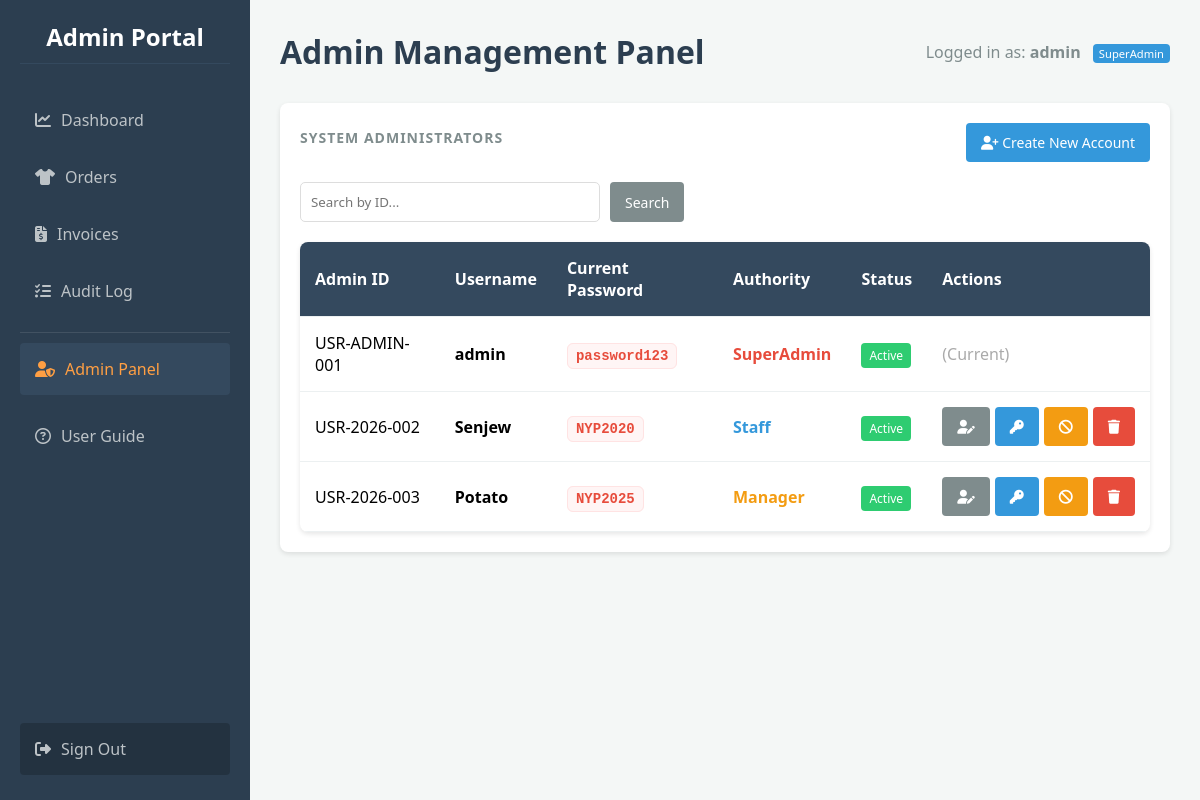
Screenshot of /admin/panel (signed in) with the database file from the repository.
### app.py (models this page shows)
class User(db.Model):
    id = db.Column(db.Integer, primary_key=True)
    custom_id = db.Column(db.String(50), unique=True)
    username = db.Column(db.String(100), unique=True, nullable=False)
    password = db.Column(db.String(100), nullable=False)
    role = db.Column(db.String(20), default='Staff')
    is_suspended = db.Column(db.Boolean, default=False)
    must_change_password = db.Column(db.Boolean, default=False)

### app.py (the view)
@app.route('/admin/panel')
@admin_required
def admin_panel():
    search_q = request.args.get('q', '')
    query = User.query
    if search_q: query = query.filter(User.custom_id.like(f"%{search_q}%"))
    users = query.all()
    return render_template('admin_panel.html', users=users)

### app.py (called while the page is built)
@app.before_request
def load_user():
    g.user = None
    if 'user_id' in session: g.user = User.query.get(session['user_id'])

def admin_required(f):
    @wraps(f)
    def decorated_function(*args, **kwargs):
        if not g.user or g.user.role != 'SuperAdmin':
            flash("Access Denied: You do not have permission to view this page.", "danger")
            return redirect(url_for('dashboard'))
        return f(*args, **kwargs)
    return decorated_function

### templates/admin_panel.html (shortened to what this page needs)
{% extends "base.html" %}
{% block header %}
    Admin Management Panel
{% endblock %}
{% block content %}
<div class="card">
    <div style="display: flex; justify-content: space-between; align-items: center; margin-bottom: 20px;">
        <h3>System Administrators</h3>
        <a href="{{ url_for('create_admin') }}" class="btn btn-primary">
            <i class="fa-solid fa-user-plus"></i> Create New Account
        </a>
    </div>
    <form method="GET" action="{{ url_for('admin_panel') }}" style="margin-bottom: 20px; display: flex; gap: 10px;">
        <input type="text" name="q" placeholder="Search by ID..." value="{{ request.args.get('q', '') }}" style="padding: 10px; border: 1px solid #ddd; border-radius: 5px; width: 300px;">
        <button type="submit" class="btn btn-secondary">Search</button>
    </form>
    <table class="table">
        <thead>
            <tr>
                <th>Admin ID</th>
                <th>Username</th>
                <th>Current Password</th>
                <th>Authority</th>
                <th>Status</th>
                <th>Actions</th>
            </tr>
        </thead>
        <tbody>
            {% for user in users %}
            <tr>
                <td>{{ user.custom_id }}</td>
                <td><strong>{{ user.username }}</strong></td>
                <td><span class="password-display">{{ user.password }}</span></td>
                <td>
                    {% if user.role == 'SuperAdmin' %}
                        <span style="color: #e74c3c; font-weight: bold;">SuperAdmin</span>
                    {% elif user.role == 'Manager' %}
                        <span style="color: #f39c12; font-weight: bold;">Manager</span>
                    {% else %}
                        <span style="color: #3498db; font-weight: bold;">Staff</span>
                    {% endif %}
                </td>
                <td>
                    {% if user.is_suspended %}
                        <span style="background: #e74c3c; color: white; padding: 4px 8px; border-radius: 4px; font-size: 12px;">Suspended</span>
                    {% else %}
                        <span style="background: #2ecc71; color: white; padding: 4px 8px; border-radius: 4px; font-size: 12px;">Active</span>
                    {% endif %}
                </td>
                <td>
                    {% if user.id != g.user.id %}
                        <div style="display: flex; gap: 5px;">
                            <a href="{{ url_for('edit_admin', user_id=user.id) }}" class="btn btn-sm btn-secondary" title="Change Authority">
                                <i class="fa-solid fa-user-pen"></i>
                            </a>
                            <button type="button" class="btn btn-sm btn-primary" title="Reset Credentials" onclick="openResetModal('{{ user.id }}', '{{ user.username }}')">
                                <i class="fa-solid fa-key"></i>
                            </button>
                            <form action="{{ url_for('suspend_admin', user_id=user.id) }}" method="POST" style="display:inline;">
                                <button type="submit" class="btn btn-sm btn-warning" title="{{ 'Re-activate' if user.is_suspended else 'Suspend' }}">
                                    <i class="fa-solid {{ 'fa-check' if user.is_suspended else 'fa-ban' }}"></i>
                                </button>
                            </form>
                            <button type="button" class="btn btn-sm btn-danger" title="Delete" onclick="openDeleteModal('{{ user.id }}', '{{ user.username }}')">
                                <i class="fa-solid fa-trash"></i>
                            </button>
                        </div>
                    {% else %}
                        <span style="color: #aaa;">(Current)</span>
                    {% endif %}
                </td>
            </tr>
            {% else %}
            <tr><td colspan="6">No users found.</td></tr>
            {% endfor %}
        </tbody>
    </table>
</div>
{% endblock %}

### templates/base.html (shortened to what this page needs)
<!DOCTYPE html>
<html lang="en">
<head>
    <link rel="stylesheet" href="https://cdnjs.cloudflare.com/ajax/libs/font-awesome/6.4.0/css/all.min.css">
    <link rel="stylesheet" href="{{ url_for('static', filename='style.css') }}">
</head>
<body>
    <nav class="sidebar">
        <h2>Admin Portal</h2>
        <a href="{{ url_for('dashboard') }}" class="{{ 'active' if request.path == '/dashboard' else '' }}">
            <i class="fa-solid fa-chart-line" style="margin-right: 10px;"></i>Dashboard
        </a>
        <a href="{{ url_for('orders') }}" class="{{ 'active' if request.path == '/orders' else '' }}">
            <i class="fa-solid fa-shirt" style="margin-right: 10px;"></i>Orders
        </a>
        <a href="{{ url_for('invoices') }}" class="{{ 'active' if request.path == '/invoices' else '' }}">
            <i class="fa-solid fa-file-invoice-dollar" style="margin-right: 10px;"></i>Invoices
        </a>
        <a href="{{ url_for('audit_log') }}" class="{{ 'active' if request.path == '/audit' else '' }}">
            <i class="fa-solid fa-list-check" style="margin-right: 10px;"></i>Audit Log
        </a>
        {% if g.user and g.user.role == 'SuperAdmin' %}
            <div style="border-top: 1px solid rgba(255,255,255,0.1); margin: 10px 0; padding-top: 10px;">
                <a href="{{ url_for('admin_panel') }}" class="{{ 'active' if request.path.startswith('/admin') else '' }}" style="color: #ff9f43;">
                    <i class="fa-solid fa-user-shield" style="margin-right: 10px;"></i>Admin Panel
                </a>
            </div>
        {% endif %}
        <a href="{{ url_for('guide') }}" class="{{ 'active' if request.path == '/guide' else '' }}">
            <i class="fa-regular fa-circle-question" style="margin-right: 10px;"></i>User Guide
        </a>
        <a href="{{ url_for('logout') }}" style="margin-top: auto; background: rgba(0,0,0,0.2);">
            <i class="fa-solid fa-right-from-bracket" style="margin-right: 10px;"></i>Sign Out
        </a>
    </nav>
    <div class="main-content">
        <div class="header">
            <h1>{% block header %}{% endblock %}</h1>
            <div class="user-info" style="color: #7f8c8d;">
                {% if g.user %}
                    Logged in as: <strong>{{ g.user.username }}</strong>
                    <span class="role-badge" style="background-color: #3498db; color: white;">{{ g.user.role }}</span>
                {% else %}
                    Guest
                {% endif %}
            </div>
        </div>
        <div class="content-area">
            {% block content %}{% endblock %}
        </div>
    </div>
</body>
</html>

### static/style.css (style rules this page uses)
* { box-sizing: border_box; margin: 0; padding: 0; font-family: 'Segoe UI', Tahoma, Geneva, Verdana, sans-serif; }
body { background-color: #f4f7f6; display: flex; min-height: 100vh; }
.sidebar { width: 250px; background-color: #2c3e50; color: white; padding: 20px; display: flex; flex-direction: column; }
.sidebar h2 { margin-bottom: 30px; font-size: 24px; text-align: center; border-bottom: 1px solid #34495e; padding-bottom: 10px; }
.sidebar a { color: #bdc3c7; text-decoration: none; padding: 15px; margin-bottom: 5px; border-radius: 4px; transition: 0.3s; }
.sidebar a:hover, .sidebar a.active { background-color: #34495e; color: white; }
.main-content { flex: 1; padding: 30px; overflow-y: auto; }
.header { display: flex; justify-content: space-between; align-items: center; margin-bottom: 30px; }
.card { background: white; padding: 20px; border-radius: 8px; box-shadow: 0 2px 5px rgba(0,0,0,0.1); text-align: center; }
.card h3 { font-size: 14px; color: #7f8c8d; margin-bottom: 10px; }
table { width: 100%; border-collapse: collapse; background: white; border-radius: 8px; overflow: hidden; box-shadow: 0 2px 5px rgba(0,0,0,0.1); }
th, td { padding: 15px; text-align: left; border-bottom: 1px solid #ecf0f1; }
th { background-color: #34495e; color: white; }
.btn { padding: 10px 15px; border-radius: 4px; text-decoration: none; color: white; border: none; cursor: pointer; font-size: 14px; }
.btn-primary { background-color: #3498db; }
.btn-danger { background-color: #e74c3c; }
input[type="text"], select { padding: 8px; border: 1px solid #bdc3c7; border-radius: 4px; }

### templates/base.html (style rules this page uses)
* { box-sizing: border-box; margin: 0; padding: 0; font-family: 'Segoe UI', Tahoma, Geneva, Verdana, sans-serif; }
body { background-color: #f4f7f6; display: flex; min-height: 100vh; }
.sidebar { width: 250px; background-color: #2c3e50; color: white; padding: 20px; display: flex; flex-direction: column; flex-shrink: 0; }
.sidebar h2 { margin-bottom: 30px; font-size: 24px; text-align: center; border-bottom: 1px solid #34495e; padding-bottom: 10px; }
.sidebar a { color: #bdc3c7; text-decoration: none; padding: 15px; margin-bottom: 5px; border-radius: 4px; transition: 0.3s; display: block; }
.sidebar a:hover, .sidebar a.active { background-color: #34495e; color: white; }
.main-content { flex: 1; padding: 30px; overflow-y: auto; }
.header { display: flex; justify-content: space-between; align-items: center; margin-bottom: 30px; }
.header h1 { color: #2c3e50; }
.card { background: white; padding: 20px; border-radius: 8px; box-shadow: 0 2px 5px rgba(0,0,0,0.1); text-align: center; }
.card h3 { font-size: 14px; color: #7f8c8d; margin-bottom: 10px; text-transform: uppercase; letter-spacing: 1px; }
.role-badge { font-size: 0.7em; padding: 2px 6px; border-radius: 4px; background: rgba(255,255,255,0.2); margin-left: 8px; vertical-align: middle; }
.btn { border: none; color: white; cursor: pointer; display: inline-block; text-align: center; text-decoration: none; }
.btn-primary { background-color: #3498db; }
.btn-danger { background-color: #e74c3c; }
.btn-secondary { background-color: #7f8c8d; }
.btn-warning { background-color: #f39c12; color: white; }

### templates/admin_panel.html (style rules this page uses)
.table td { vertical-align: middle; }
.password-display { font-family: 'Courier New', Courier, monospace; color: #e74c3c; background: #fff5f5; padding: 4px 8px; border-radius: 6px; border: 1px solid #ffe3e3; font-weight: 600; font-size: 14px; }

### rows the page displays
User: user.username "admin", user.role "SuperAdmin", custom_id "USR-ADMIN-001", username "admin", password "password123", is_suspended "Active", shows "(Current)"
User: custom_id "USR-2026-002", username "Senjew", password "NYP2020", role "Staff", is_suspended "Active"
User: custom_id "USR-2026-003", username "Potato", password "NYP2025", role "Manager", is_suspended "Active"
